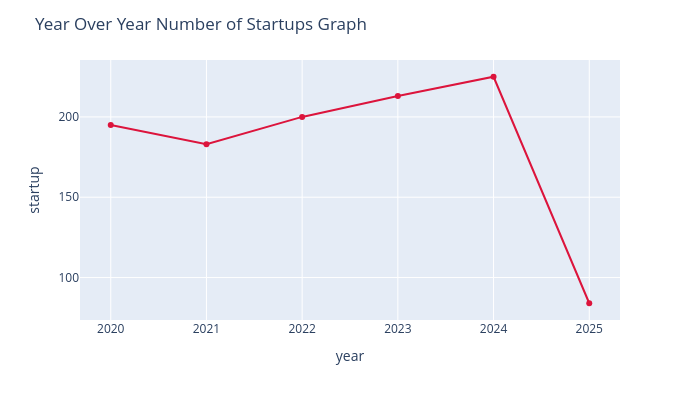

Here is the notebook cell this chart was saved with:
### Code cell
fig = px.line(y_o_y_startups,x='year',y='startup',markers=True,width=700,height=400)
fig.update_layout(title='Year Over Year Number of Startups Graph')
fig.update_traces(line_color='crimson')

### Figure 1 — Plotly figure (JSON) as saved in the notebook; plotly's stock layout.template omitted (floating-point values rounded to 4 significant figures)
{"data": [{"hovertemplate": "year=%{x}<br>startup=%{y}<extra></extra>", "legendgroup": "", "line": {"color": "crimson", "dash": "solid"}, "marker": {"symbol": "circle"}, "mode": "lines+markers", "name": "", "orientation": "v", "showlegend": false, "type": "scatter", "x": [2020, 2021, 2022, 2023, 2024, 2025], "xaxis": "x", "y": [195, 183, 200, 213, 225, 84], "yaxis": "y"}], "layout": {"height": 400, "legend": {"tracegroupgap": 0}, "margin": {"t": 60}, "title": {"text": "Year Over Year Number of Startups Graph"}, "width": 700, "xaxis": {"anchor": "y", "domain": [0, 1], "title": {"text": "year"}}, "yaxis": {"anchor": "x", "domain": [0, 1], "title": {"text": "startup"}}}}
